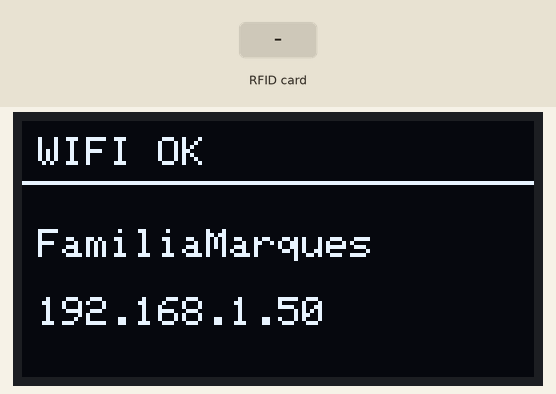
The sketch below on a simulated ESP32. Shown: 128×64 one-colour display. The inputs (shaded band) are chosen by the test bench. WiFi joins after 1.5 s; servers stay silent unless stated; uploads are accepted with an empty reply; what the sketch prints to the serial monitor is not drawn.

Above: at 2.6 s.
At 5.2 s:
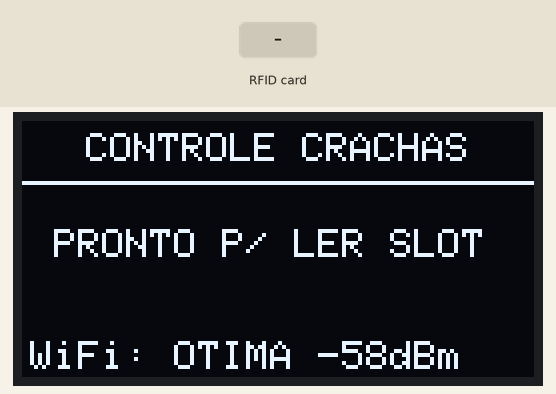
5.3 s: RFID card 12 34 56 78 held to the reader
At 6.9 s:
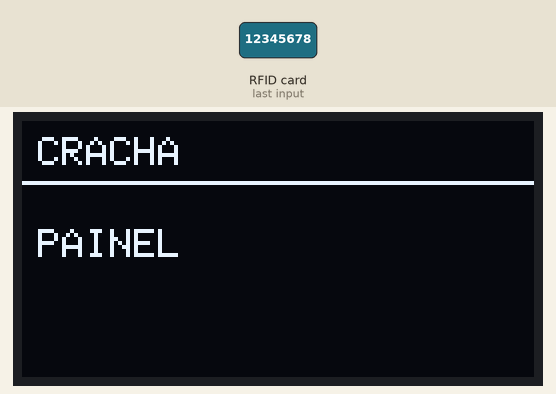
8.3 s: RFID card 5E 7A 19 C4 held to the reader
At 10.96 s:
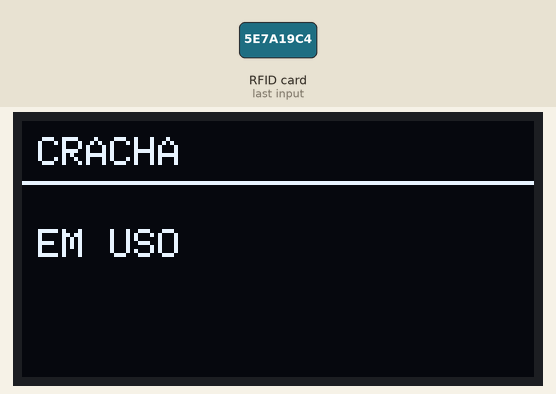
Timing chart, 0 to 12.5 s (numbered marks = the images above; inputs shaded):
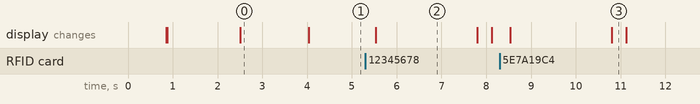

Measured:
- after the input at 5.3 s, the display: changes after 0.23 s (image 2)
- after the input at 8.3 s, the display: first changes after 0.24 s (image 3 shows a later state)
- what the display in image 0 shows lasts 1.5 s, from 2.5 s to 4.0 s
- what the display in image 2 shows lasts 2.3 s, from 5.5 s to 7.8 s

The sketch:

Projeto_ChachaDosimetro.ino
```cpp
#include <WiFi.h>
#include <WiFiClientSecure.h>
#include <HTTPClient.h>
#include <Wire.h>

#include <Adafruit_GFX.h>
#include <Adafruit_SSD1306.h>
#include <Adafruit_PN532.h>

// ═════════════════════════════════════════════
// CREDENCIAIS
// ═════════════════════════════════════════════
const char* WIFI_SSID_PRIMARY = "FamiliaMarques";
const char* WIFI_PASS_PRIMARY = "3202354@Id";

const char* WIFI_SSID_FALLBACK = "iPhone de Wagner";
const char* WIFI_PASS_FALLBACK = "wagner1998";

const char* WIFI_SSID_FALLBACK2 = "WM 14 ProMax";
const char* WIFI_PASS_FALLBACK2 = "12345678";

const char* CLOUDFLARE_HOST = "nfc.softset.workers.dev";
const char* NFC_DEVICE_ID = "softset-voice-01";
const char* DEVICE_TOKEN = "3202354@Id";
const char* NFC_API_PATH = "/api/nfc/read";

// ═════════════════════════════════════════════
// I2C & HARDWARE
// ═════════════════════════════════════════════
#define I2C_SDA 21
#define I2C_SCL 22

#define SCREEN_WIDTH 128
#define SCREEN_HEIGHT 64
#define OLED_RESET -1
#define OLED_ADDRESS 0x3C

Adafruit_SSD1306 display(SCREEN_WIDTH, SCREEN_HEIGHT, &Wire, OLED_RESET);
bool oledOK = false;

#define PN532_IRQ_DUMMY 16
#define PN532_RESET_DUMMY 17
Adafruit_PN532 nfc(PN532_IRQ_DUMMY, PN532_RESET_DUMMY, &Wire);

// ═════════════════════════════════════════════
// PRESENÇA NFC (ESTÁVEL E PRECISO)
// ═════════════════════════════════════════════
String activeUID = "";
unsigned long lastSeenMs = 0;
bool presenceSent = false;

const uint16_t NFC_READ_TIMEOUT_MS = 150;
const unsigned long REMOVAL_GRACE_MS = 2000;

const unsigned long WIFI_CHECK_MS = 1000;
unsigned long lastWifiCheckMs = 0;

// ═════════════════════════════════════════════
// UTIL
// ═════════════════════════════════════════════
String uidToString(uint8_t* uid, uint8_t uidLength) {
  String s = "";
  for (uint8_t i = 0; i < uidLength; i++) {
    if (uid[i] < 0x10) s += "0";
    s += String(uid[i], HEX);
    if (i < uidLength - 1) s += ":";
  }
  s.toUpperCase();
  return s;
}

String jsonEscape(String v) {
  v.replace("\\", "\\\\");
  v.replace("\"", "\\\"");
  return v;
}

String jsonField(const String& json, const String& key) {
  String needle = "\"" + key + "\"";
  int k = json.indexOf(needle);
  if (k < 0) return "";
  int colon = json.indexOf(':', k + needle.length());
  if (colon < 0) return "";
  int q1 = json.indexOf('"', colon + 1);
  if (q1 < 0) return "";
  int q2 = q1 + 1;
  while (q2 < json.length()) {
    if (json[q2] == '"' && json[q2 - 1] != '\\') break;
    q2++;
  }
  if (q2 >= json.length()) return "";
  return json.substring(q1 + 1, q2);
}

void showScreen(const String& title, const String& line1 = "", const String& line2 = "") {
  if (!oledOK) return;
  display.clearDisplay();
  display.setTextColor(SSD1306_WHITE);
  display.setTextSize(1);
  display.setCursor(4, 4);
  display.println(title);
  display.drawLine(0, 15, 127, 15, SSD1306_WHITE);
  display.setCursor(4, 27);
  display.println(line1);
  if (line2.length()) {
    display.setCursor(4, 44);
    display.println(line2);
  }
  display.display();
}

String wifiQualityLabel(int32_t rssi) {
  if (rssi >= -60) return "OTIMA";
  if (rssi >= -70) return "BOA";
  return "FRACA";
}

void showIdle() {
  if (!oledOK) return;
  display.clearDisplay();
  display.setTextColor(SSD1306_WHITE);
  display.setTextSize(1);
  display.setCursor(16, 3);
  display.println("CONTROLE CRACHAS");
  display.drawLine(0, 15, 127, 15, SSD1306_WHITE);
  display.setCursor(8, 27);
  display.println("PRONTO P/ LER SLOT");
  display.setCursor(2, 55);

  if (WiFi.status() == WL_CONNECTED) {
    int32_t rssi = WiFi.RSSI();
    display.print("WiFi: ");
    display.print(wifiQualityLabel(rssi));
    display.print(" ");
    display.print(rssi);
    display.print("dBm");
  } else {
    display.print("WiFi: OFF");
  }
  display.display();
}

void showWorkerResponse(const String& response, const String& presence) {
  if (response.indexOf("\"registered\":false") >= 0) {
    showScreen("NAO CADASTRADO", jsonField(response, "uid"), "Cadastre no portal");
    return;
  }
  String name = jsonField(response, "person_name");
  String slot = jsonField(response, "slot");
  if (presence == "PRESENT") {
    showScreen(name.length() ? name : "CRACHA", "PAINEL", slot.length() ? "Slot " + slot : "");
  } else {
    showScreen(name.length() ? name : "CRACHA", "EM USO", slot.length() ? "Slot " + slot : "");
  }
}

// ═════════════════════════════════════════════
// WIFI
// ═════════════════════════════════════════════
const unsigned long WIFI_CONNECT_TIMEOUT_MS = 6000;

bool tryWiFi(const char* ssid, const char* password) {
  Serial.print("Tentando WiFi: ");
  Serial.println(ssid);
  showScreen("WIFI", "Conectando...", ssid);

  WiFi.disconnect(false, false);
  delay(100);
  WiFi.begin(ssid, password);

  unsigned long start = millis();
  while (WiFi.status() != WL_CONNECTED && millis() - start < WIFI_CONNECT_TIMEOUT_MS) {
    delay(100);
    Serial.print(".");
  }
  Serial.println();

  if (WiFi.status() == WL_CONNECTED) {
    Serial.println("WiFi conectado com sucesso.");
    showScreen("WIFI OK", WiFi.SSID(), WiFi.localIP().toString());
    delay(1500);
    return true;
  }
  return false;
}

void connectWiFi() {
  if (WiFi.status() == WL_CONNECTED) return;
  WiFi.mode(WIFI_STA);
  WiFi.setAutoReconnect(true);
  WiFi.persistent(false);

  if (tryWiFi(WIFI_SSID_PRIMARY, WIFI_PASS_PRIMARY)) return;
  if (tryWiFi(WIFI_SSID_FALLBACK, WIFI_PASS_FALLBACK)) return;
  if (tryWiFi(WIFI_SSID_FALLBACK2, WIFI_PASS_FALLBACK2)) return;

  showScreen("SEM WIFI", "3 redes OFF", "Tentara novamente");
}

void ensureWiFi() {
  if (WiFi.status() == WL_CONNECTED) return;
  if (millis() - lastWifiCheckMs < WIFI_CHECK_MS) return;
  lastWifiCheckMs = millis();
  connectWiFi();
}

// ═════════════════════════════════════════════
// ENVIO HTTPS
// ═════════════════════════════════════════════
bool sendPresence(const String& uid, const String& presence) {
  if (WiFi.status() != WL_CONNECTED) return false;

  WiFiClientSecure client;
  client.setInsecure();
  client.setTimeout(5000);

  HTTPClient https;
  String url = String("https://") + CLOUDFLARE_HOST + NFC_API_PATH;

  if (!https.begin(client, url)) return false;

  https.setTimeout(5000);
  https.addHeader("Content-Type", "application/json");
  https.addHeader("Authorization", String("Bearer ") + DEVICE_TOKEN);
  https.addHeader("X-Device-ID", NFC_DEVICE_ID);

  String payload = "{";
  payload += "\"device_id\":\"" + jsonEscape(String(NFC_DEVICE_ID)) + "\",";
  payload += "\"uid\":\"" + jsonEscape(uid) + "\",";
  payload += "\"presence\":\"" + presence + "\",";
  payload += "\"reader\":\"pn532\",";
  payload += "\"transport\":\"i2c\"";
  payload += "}";

  Serial.print("POST presence=");
  Serial.print(presence);
  Serial.print(" UID=");
  Serial.println(uid);

  int code = https.POST(payload);
  String response = code > 0 ? https.getString() : "";

  Serial.print("HTTP ");
  Serial.println(code);

  if (code >= 200 && code < 300) {
    showWorkerResponse(response, presence);
    https.end();
    return true;
  }

  showScreen("ERRO API", "HTTP " + String(code));
  https.end();
  return false;
}

// ═════════════════════════════════════════════
// SETUP
// ═════════════════════════════════════════════
void setup() {
  Serial.begin(115200);
  delay(800);

  Wire.begin(I2C_SDA, I2C_SCL);
  Wire.setClock(100000);

  oledOK = display.begin(SSD1306_SWITCHCAPVCC, OLED_ADDRESS);
  if (oledOK) showScreen("INICIALIZANDO", "OLED OK");

  connectWiFi();

  if (!nfc.begin()) {
    showScreen("ERRO", "PN532 begin");
    while (true) delay(1000);
  }

  uint32_t versiondata = nfc.getFirmwareVersion();
  if (!versiondata) {
    showScreen("ERRO", "PN532 nao achado");
    while (true) delay(1000);
  }

  if (!nfc.SAMConfig()) {
    showScreen("ERRO", "SAMConfig");
    while (true) delay(1000);
  }

  Serial.println("PN532 Pronto para leitura continua.");
  showIdle();
}

// ═════════════════════════════════════════════
// LOOP (LEITURA RF CONFIÁVEL E TEMPO REAL)
// ═════════════════════════════════════════════
void loop() {
  ensureWiFi();

  uint8_t uid[7] = {0};
  uint8_t uidLength = 0;

  bool found = nfc.readPassiveTargetID(
    PN532_MIFARE_ISO14443A,
    uid,
    &uidLength,
    NFC_READ_TIMEOUT_MS
  );

  if (found && uidLength > 0) {
    String uidString = uidToString(uid, uidLength);
    unsigned long nowMs = millis();

    // 1. Primeira vez que detectou o crachá
    if (activeUID.length() == 0) {
      activeUID = uidString;
      presenceSent = sendPresence(activeUID, "PRESENT");
      lastSeenMs = millis();
      return;
    }

    // 2. O mesmo crachá continua no leitor
    if (uidString == activeUID) {
      lastSeenMs = millis();
      if (!presenceSent && WiFi.status() == WL_CONNECTED) {
        presenceSent = sendPresence(activeUID, "PRESENT");
        lastSeenMs = millis();
      }
      return;
    }

    // 3. Crachá trocou
    sendPresence(activeUID, "REMOVED");
    activeUID = uidString;
    presenceSent = sendPresence(activeUID, "PRESENT");
    lastSeenMs = millis();
    return;
  }

  // 4. Crachá retirado (após 2 segundos reais sem nenhuma leitura de RF)
  if (activeUID.length() > 0 && millis() - lastSeenMs >= REMOVAL_GRACE_MS) {
    String removedUID = activeUID;

    activeUID = "";
    lastSeenMs = 0;
    presenceSent = false;

    Serial.print("CRACHA REMOVIDO: ");
    Serial.println(removedUID);

    sendPresence(removedUID, "REMOVED");

    delay(300);
    showIdle();
  }

  delay(20);
}
```
